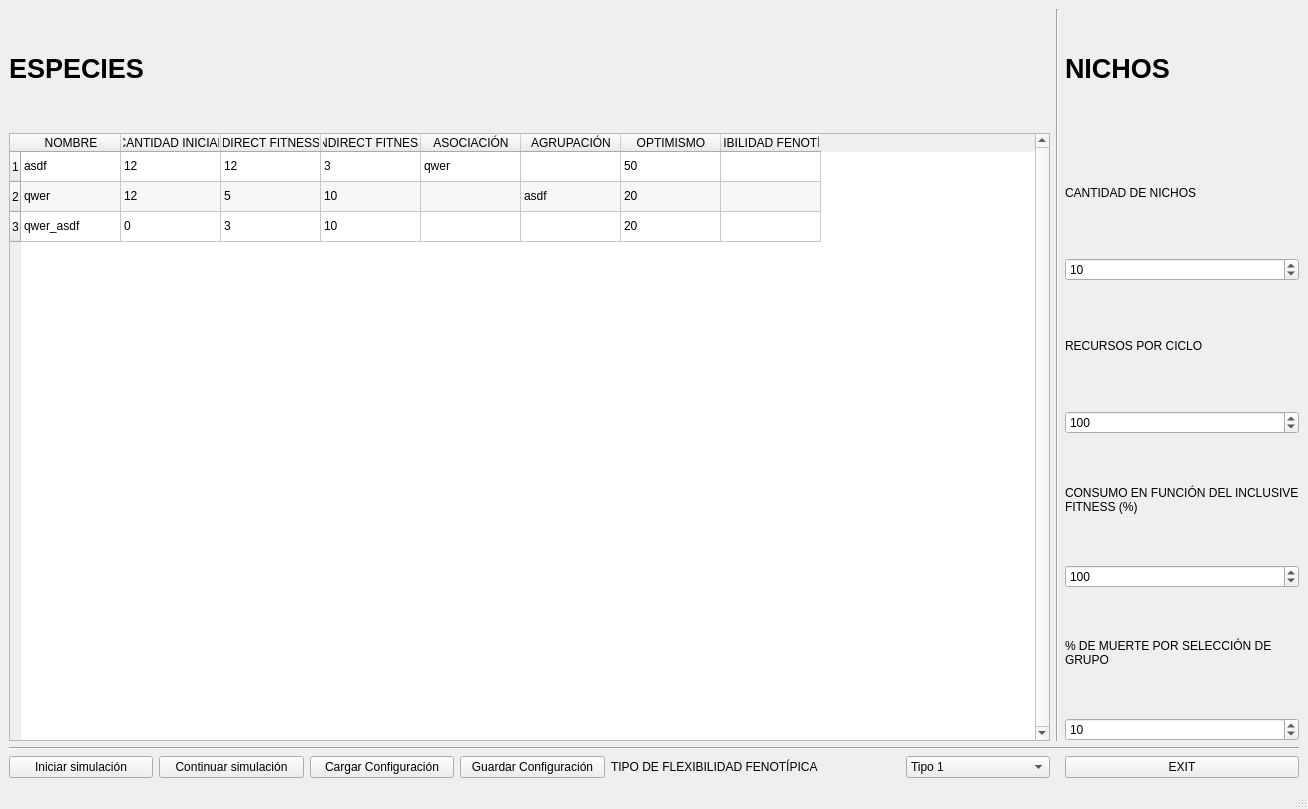
<?xml version="1.0" encoding="UTF-8"?>
<ui version="4.0">
 <class>MainWindow</class>
 <widget class="QMainWindow" name="MainWindow">
  <property name="geometry">
   <rect>
    <x>0</x>
    <y>0</y>
    <width>1308</width>
    <height>809</height>
   </rect>
  </property>
  <property name="windowTitle">
   <string>Autómata Celular v0.1</string>
  </property>
  <widget class="QWidget" name="centralwidget">
   <layout class="QGridLayout" name="gridLayout">
    <item row="10" column="1">
     <widget class="QPushButton" name="pushButton">
      <property name="text">
       <string>Continuar simulación</string>
      </property>
     </widget>
    </item>
    <item row="10" column="2">
     <widget class="QPushButton" name="pushButton_2">
      <property name="text">
       <string>Cargar Configuración</string>
      </property>
     </widget>
    </item>
    <item row="7" column="8">
     <widget class="QLabel" name="label_16">
      <property name="text">
       <string>% DE MUERTE POR SELECCIÓN DE GRUPO</string>
      </property>
      <property name="wordWrap">
       <bool>true</bool>
      </property>
     </widget>
    </item>
    <item row="10" column="6">
     <widget class="QComboBox" name="comboBox">
      <item>
       <property name="text">
        <string>Tipo 1</string>
       </property>
      </item>
      <item>
       <property name="text">
        <string>Tipo 2</string>
       </property>
      </item>
     </widget>
    </item>
    <item row="0" column="0" colspan="7">
     <widget class="QLabel" name="label_12">
      <property name="font">
       <font>
        <pointsize>20</pointsize>
        <weight>75</weight>
        <bold>true</bold>
       </font>
      </property>
      <property name="text">
       <string>ESPECIES</string>
      </property>
     </widget>
    </item>
    <item row="4" column="8">
     <widget class="QSpinBox" name="Resources">
      <property name="maximum">
       <number>999999999</number>
      </property>
      <property name="value">
       <number>100</number>
      </property>
     </widget>
    </item>
    <item row="0" column="7" rowspan="9">
     <widget class="Line" name="line">
      <property name="orientation">
       <enum>Qt::Vertical</enum>
      </property>
     </widget>
    </item>
    <item row="5" column="8">
     <widget class="QLabel" name="label_14">
      <property name="text">
       <string>CONSUMO EN FUNCIÓN DEL INCLUSIVE FITNESS (%)</string>
      </property>
      <property name="scaledContents">
       <bool>false</bool>
      </property>
      <property name="wordWrap">
       <bool>true</bool>
      </property>
     </widget>
    </item>
    <item row="1" column="8">
     <widget class="QLabel" name="label_17">
      <property name="text">
       <string>CANTIDAD DE NICHOS</string>
      </property>
      <property name="wordWrap">
       <bool>true</bool>
      </property>
     </widget>
    </item>
    <item row="2" column="8">
     <widget class="QSpinBox" name="Nodes">
      <property name="minimum">
       <number>1</number>
      </property>
      <property name="maximum">
       <number>999999999</number>
      </property>
      <property name="value">
       <number>10</number>
      </property>
     </widget>
    </item>
    <item row="10" column="0">
     <widget class="QPushButton" name="Start_Button">
      <property name="text">
       <string>Iniciar simulación</string>
      </property>
     </widget>
    </item>
    <item row="8" column="8">
     <widget class="QSpinBox" name="Deaths">
      <property name="maximum">
       <number>100</number>
      </property>
      <property name="value">
       <number>10</number>
      </property>
     </widget>
    </item>
    <item row="3" column="8">
     <widget class="QLabel" name="label_10">
      <property name="font">
       <font>
        <strikeout>false</strikeout>
       </font>
      </property>
      <property name="cursor">
       <cursorShape>ArrowCursor</cursorShape>
      </property>
      <property name="acceptDrops">
       <bool>false</bool>
      </property>
      <property name="text">
       <string>RECURSOS POR CICLO</string>
      </property>
      <property name="scaledContents">
       <bool>false</bool>
      </property>
      <property name="wordWrap">
       <bool>true</bool>
      </property>
     </widget>
    </item>
    <item row="6" column="8">
     <widget class="QSpinBox" name="Reproduction">
      <property name="maximum">
       <number>999999999</number>
      </property>
      <property name="value">
       <number>100</number>
      </property>
     </widget>
    </item>
    <item row="10" column="4" colspan="2">
     <widget class="QLabel" name="label_20">
      <property name="text">
       <string>TIPO DE FLEXIBILIDAD FENOTÍPICA</string>
      </property>
      <property name="wordWrap">
       <bool>true</bool>
      </property>
     </widget>
    </item>
    <item row="1" column="0" rowspan="8" colspan="7">
     <widget class="QTableWidget" name="Data_Table">
      <property name="verticalScrollBarPolicy">
       <enum>Qt::ScrollBarAlwaysOn</enum>
      </property>
      <property name="horizontalScrollBarPolicy">
       <enum>Qt::ScrollBarAlwaysOff</enum>
      </property>
      <property name="alternatingRowColors">
       <bool>true</bool>
      </property>
      <property name="rowCount">
       <number>3</number>
      </property>
      <property name="columnCount">
       <number>8</number>
      </property>
      <row/>
      <row/>
      <row/>
      <column>
       <property name="text">
        <string>NOMBRE</string>
       </property>
      </column>
      <column>
       <property name="text">
        <string>CANTIDAD INICIAL</string>
       </property>
      </column>
      <column>
       <property name="text">
        <string>DIRECT FITNESS</string>
       </property>
      </column>
      <column>
       <property name="text">
        <string>INDIRECT FITNESS</string>
       </property>
      </column>
      <column>
       <property name="text">
        <string>ASOCIACIÓN</string>
       </property>
      </column>
      <column>
       <property name="text">
        <string>AGRUPACIÓN</string>
       </property>
      </column>
      <column>
       <property name="text">
        <string>OPTIMISMO</string>
       </property>
      </column>
      <column>
       <property name="text">
        <string>FLEXIBILIDAD FENOTÍPICA</string>
       </property>
      </column>
      <item row="0" column="0">
       <property name="text">
        <string>asdf</string>
       </property>
      </item>
      <item row="0" column="1">
       <property name="text">
        <string>12</string>
       </property>
      </item>
      <item row="0" column="2">
       <property name="text">
        <string>12</string>
       </property>
      </item>
      <item row="0" column="3">
       <property name="text">
        <string>3</string>
       </property>
      </item>
      <item row="0" column="4">
       <property name="text">
        <string>qwer</string>
       </property>
      </item>
      <item row="0" column="5">
       <property name="text">
        <string/>
       </property>
      </item>
      <item row="0" column="6">
       <property name="text">
        <string>50</string>
       </property>
      </item>
      <item row="0" column="7">
       <property name="text">
        <string/>
       </property>
      </item>
      <item row="1" column="0">
       <property name="text">
        <string>qwer</string>
       </property>
      </item>
      <item row="1" column="1">
       <property name="text">
        <string>12</string>
       </property>
      </item>
      <item row="1" column="2">
       <property name="text">
        <string>5</string>
       </property>
      </item>
      <item row="1" column="3">
       <property name="text">
        <string>10</string>
       </property>
      </item>
      <item row="1" column="4">
       <property name="text">
        <string/>
       </property>
      </item>
      <item row="1" column="5">
       <property name="text">
        <string>asdf</string>
       </property>
      </item>
      <item row="1" column="6">
       <property name="text">
        <string>20</string>
       </property>
      </item>
      <item row="1" column="7">
       <property name="text">
        <string/>
       </property>
      </item>
      <item row="2" column="0">
       <property name="text">
        <string>qwer_asdf</string>
       </property>
      </item>
      <item row="2" column="1">
       <property name="text">
        <string>0</string>
       </property>
      </item>
      <item row="2" column="2">
       <property name="text">
        <string>3</string>
       </property>
      </item>
      <item row="2" column="3">
       <property name="text">
        <string>10</string>
       </property>
      </item>
      <item row="2" column="4">
       <property name="text">
        <string/>
       </property>
      </item>
      <item row="2" column="5">
       <property name="text">
        <string/>
       </property>
      </item>
      <item row="2" column="6">
       <property name="text">
        <string>20</string>
       </property>
      </item>
      <item row="2" column="7">
       <property name="text">
        <string/>
       </property>
      </item>
     </widget>
    </item>
    <item row="10" column="8">
     <widget class="QPushButton" name="EXIT_Button">
      <property name="text">
       <string>EXIT</string>
      </property>
     </widget>
    </item>
    <item row="9" column="0" colspan="9">
     <widget class="Line" name="line_3">
      <property name="orientation">
       <enum>Qt::Horizontal</enum>
      </property>
     </widget>
    </item>
    <item row="0" column="8">
     <widget class="QLabel" name="label_11">
      <property name="font">
       <font>
        <pointsize>20</pointsize>
        <weight>75</weight>
        <bold>true</bold>
       </font>
      </property>
      <property name="text">
       <string>NICHOS</string>
      </property>
     </widget>
    </item>
    <item row="10" column="3">
     <widget class="QPushButton" name="pushButton_3">
      <property name="text">
       <string>Guardar Configuración</string>
      </property>
     </widget>
    </item>
   </layout>
  </widget>
  <widget class="QMenuBar" name="menubar">
   <property name="geometry">
    <rect>
     <x>0</x>
     <y>0</y>
     <width>1308</width>
     <height>26</height>
    </rect>
   </property>
  </widget>
  <widget class="QStatusBar" name="statusbar"/>
 </widget>
 <resources/>
 <connections/>
</ui>
